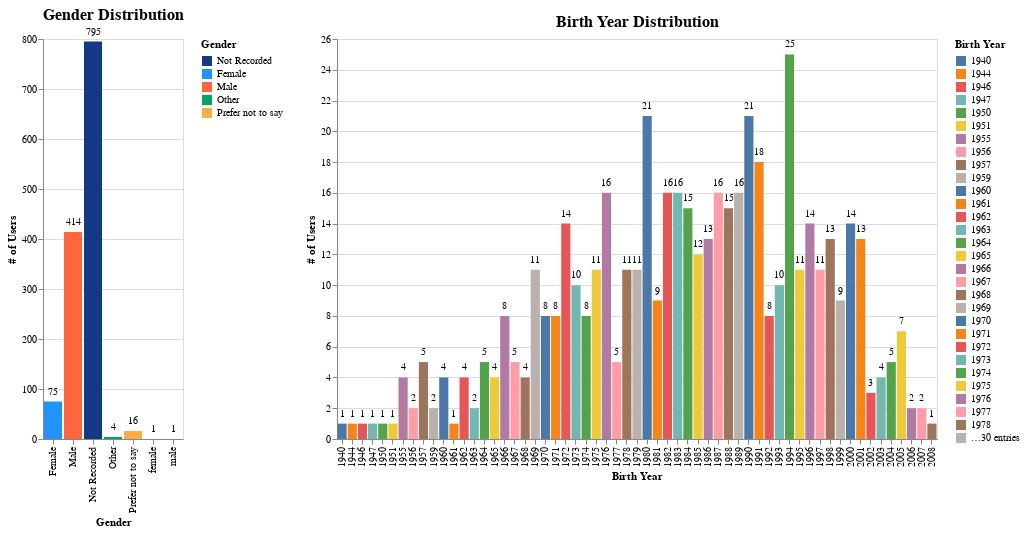

The code cell stored with this chart in its notebook:
### Code cell
# --- Preprocessing ---
# Replace null values in the 'gender' column with 'Not Recorded'
user_profile['gender'] = user_profile['gender'].fillna('Not Recorded')

# Drop rows where birth_year is null
user_profile_clean = user_profile.dropna(subset=['birth_year']).copy()

# --- Gender Distribution ---
gender_colors = alt.Scale(
    domain=['Not Recorded', 'Female', 'Male', 'Other', 'Prefer not to say'],
    range=['#143987', '#2094FA', '#FF653E', '#00A667', '#FAAE43']
)

gender_base = alt.Chart(user_profile).encode(
    x=alt.X('gender:N', title='Gender', axis=alt.Axis(labelFont='Avenir', titleFont='Avenir')),
    y=alt.Y('count()', title='# of Users', axis=alt.Axis(labelFont='Avenir', titleFont='Avenir'))
)

gender_bars = gender_base.mark_bar().encode(
    color=alt.Color('gender:N', scale=gender_colors, title='Gender')
)

gender_text = gender_base.mark_text(
    align='center',
    baseline='middle',
    dy=-10,
    font='Avenir',
    fontSize=10
).encode(
    text='count()'
)

gender_chart = (gender_bars + gender_text).properties(
    title=alt.TitleParams(
        text='Gender Distribution',
        font='Avenir', fontSize=16,
        anchor='middle', color='black'
    ),
    height=400
)

# --- Birth Year Distribution ---
birth_year_base = alt.Chart(user_profile_clean).encode(
    x=alt.X('birth_year:O', title='Birth Year', axis=alt.Axis(labelFont='Avenir', titleFont='Avenir')),
    y=alt.Y('count()', title='# of Users', axis=alt.Axis(labelFont='Avenir', titleFont='Avenir'))
)

birth_year_bars = birth_year_base.mark_bar().encode(
    color=alt.Color('birth_year:N', title='Birth Year')
)

birth_year_text = birth_year_base.mark_text(
    align='center',
    baseline='middle',
    dy=-10,
    font='Avenir',
    fontSize=10
).encode(
    text='count()'
)

birth_year_chart = (birth_year_bars + birth_year_text).properties(
    title=alt.TitleParams(
        text='Birth Year Distribution',
        font='Avenir', fontSize=16,
        anchor='middle', color='black'
    ),
    width=600, height=400
)

# --- Combine Charts ---
combined_chart = alt.hconcat(
    gender_chart,
    birth_year_chart
).resolve_scale(
    color='independent'
)

# Display
combined_chart.show()

# Save the combined chart as a high-resolution PNG
combined_chart.save('Results/userprofile_distribution.png', scale_factor=3.0)

### Figure 1 — Vega-Lite specification as saved in the notebook (floating-point values rounded to 4 significant figures; data arrays with more than 128 entries replaced by an {"elided": "..."} marker saying what was removed)
{"config": {"view": {"continuousWidth": 300, "continuousHeight": 300}}, "hconcat": [{"layer": [{"mark": {"type": "bar"}, "encoding": {"color": {"field": "gender", "scale": {"domain": ["Not Recorded", "Female", "Male", "Other", "Prefer not to say"], "range": ["#143987", "#2094FA", "#FF653E", "#00A667", "#FAAE43"]}, "title": "Gender", "type": "nominal"}, "x": {"axis": {"labelFont": "Avenir", "titleFont": "Avenir"}, "field": "gender", "title": "Gender", "type": "nominal"}, "y": {"aggregate": "count", "axis": {"labelFont": "Avenir", "titleFont": "Avenir"}, "title": "# of Users", "type": "quantitative"}}}, {"mark": {"type": "text", "align": "center", "baseline": "middle", "dy": -10, "font": "Avenir", "fontSize": 10}, "encoding": {"text": {"aggregate": "count", "type": "quantitative"}, "x": {"axis": {"labelFont": "Avenir", "titleFont": "Avenir"}, "field": "gender", "title": "Gender", "type": "nominal"}, "y": {"aggregate": "count", "axis": {"labelFont": "Avenir", "titleFont": "Avenir"}, "title": "# of Users", "type": "quantitative"}}}], "data": {"name": "data-e63c67ede09ce0f128f16378a9482151"}, "height": 400, "title": {"text": "Gender Distribution", "anchor": "middle", "color": "black", "font": "Avenir", "fontSize": 16}}, {"layer": [{"mark": {"type": "bar"}, "encoding": {"color": {"field": "birth_year", "title": "Birth Year", "type": "nominal"}, "x": {"axis": {"labelFont": "Avenir", "titleFont": "Avenir"}, "field": "birth_year", "title": "Birth Year", "type": "ordinal"}, "y": {"aggregate": "count", "axis": {"labelFont": "Avenir", "titleFont": "Avenir"}, "title": "# of Users", "type": "quantitative"}}}, {"mark": {"type": "text", "align": "center", "baseline": "middle", "dy": -10, "font": "Avenir", "fontSize": 10}, "encoding": {"text": {"aggregate": "count", "type": "quantitative"}, "x": {"axis": {"labelFont": "Avenir", "titleFont": "Avenir"}, "field": "birth_year", "title": "Birth Year", "type": "ordinal"}, "y": {"aggregate": "count", "axis": {"labelFont": "Avenir", "titleFont": "Avenir"}, "title": "# of Users", "type": "quantitative"}}}], "data": {"name": "data-2c36298212d5dfdf668a27cfacf5289b"}, "height": 400, "title": {"text": "Birth Year Distribution", "anchor": "middle", "color": "black", "font": "Avenir", "fontSize": 16}, "width": 600}], "resolve": {"scale": {"color": "independent"}}, "$schema": "https://vega.github.io/schema/vega-lite/v5.20.1.json", "datasets": {"data-e63c67ede09ce0f128f16378a9482151": {"elided": "1306 records"}, "data-2c36298212d5dfdf668a27cfacf5289b": {"elided": "509 records"}}}
